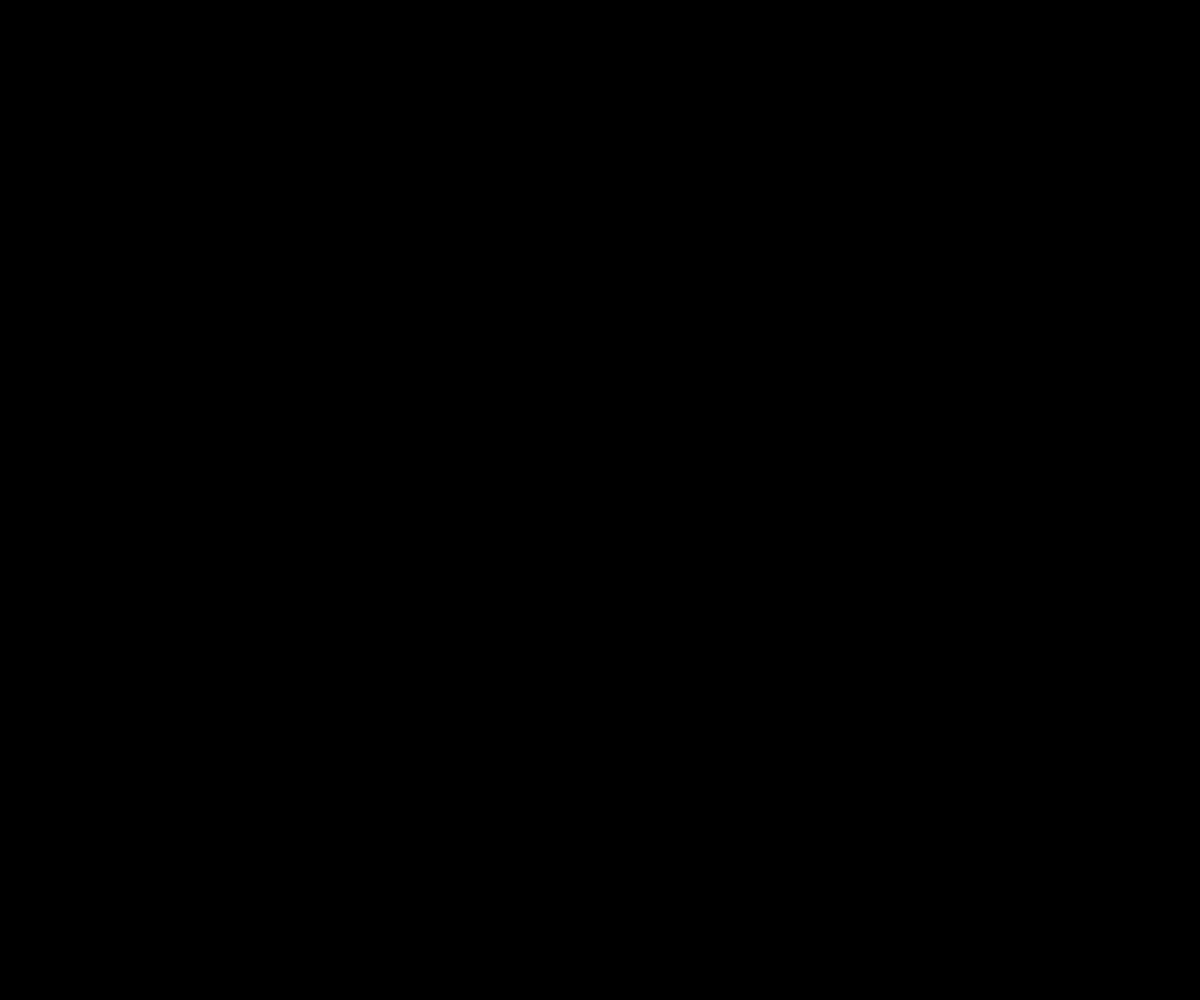
Frame 1 (no input)
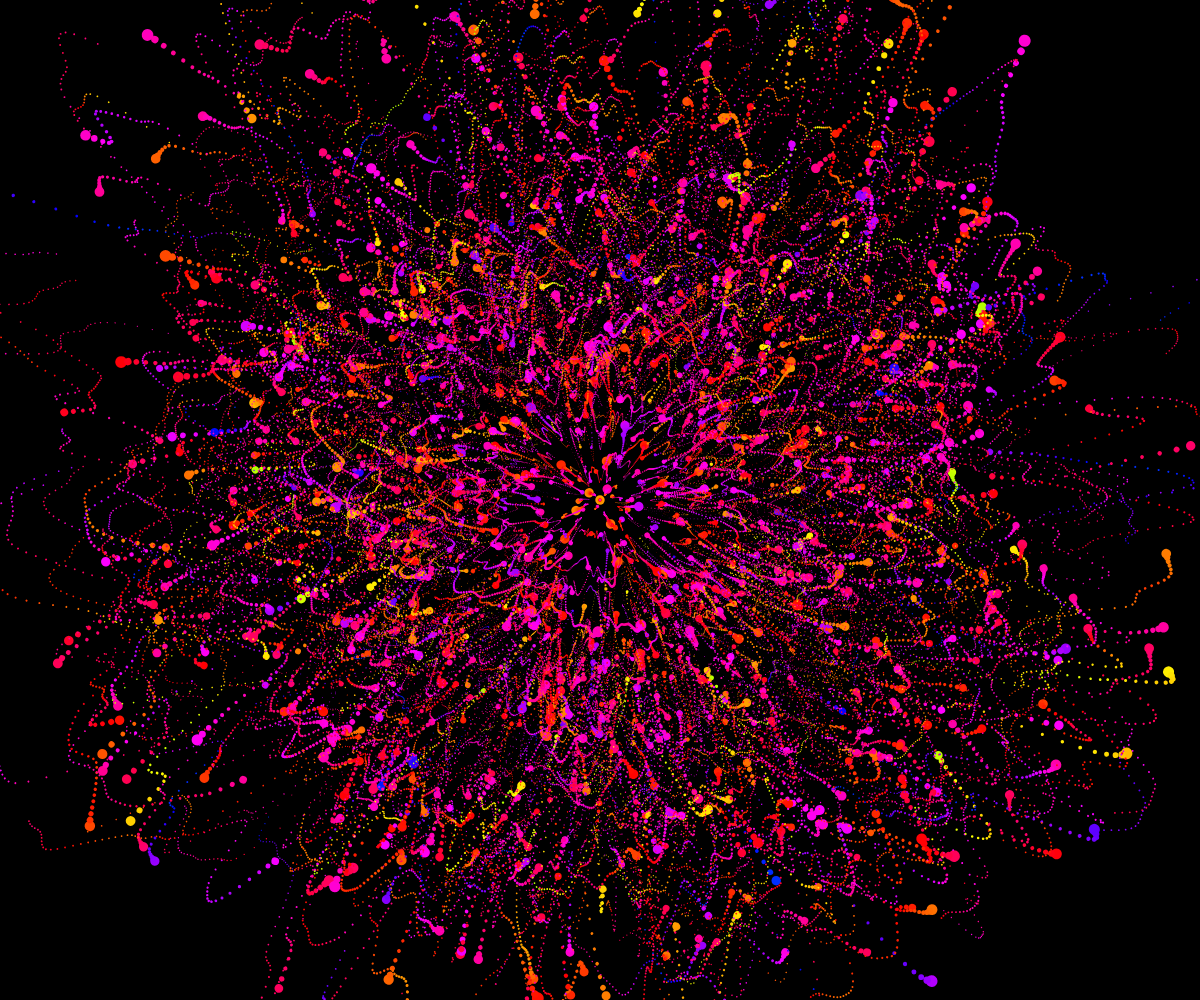
Frame 60 (no input)
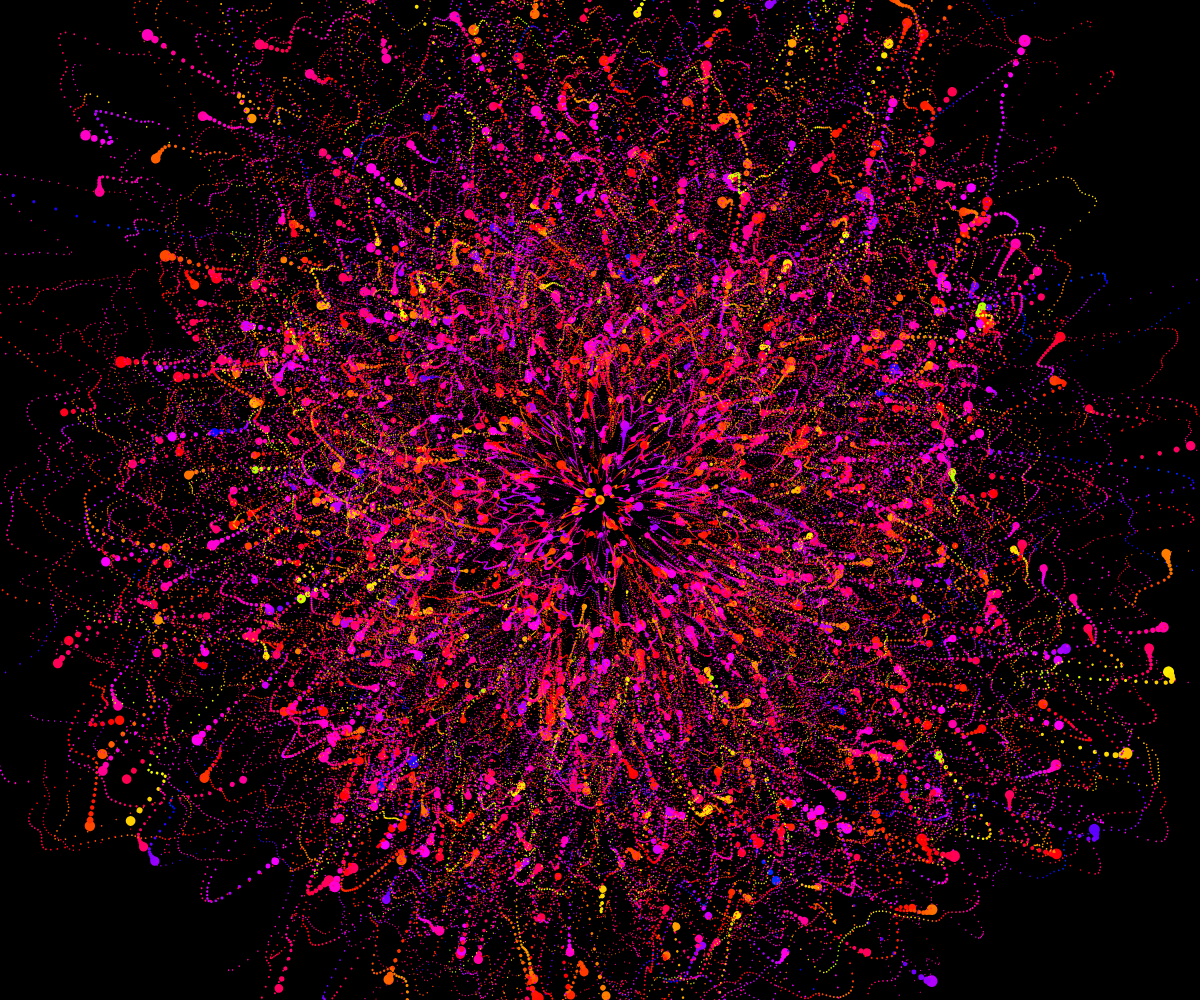
Frame 120 (the mouse pressed at the canvas centre since frame 60)

The p5.js sketch that drew these frames (run headless with seeded random() and noise() and a simulated clock; from frame 60 on, the mouse is pressed at the canvas centre):

// p5.js sketch
// ── sketch.js

function setup() {
	createCanvas(windowWidth, windowHeight);
	background(0);
	colorMode(HSB);
	noStroke()
}

function draw() {
	background(0,0.0005)
	translate(width/2,height/2)
	scale(2)
	// stroke(0)
	if (frameCount<500)
	for(var i=0;i<width/3;i+=10){
		for(var o=0;o<height/3;o+=10){
			push()
				rotate(i+o+frameCount*noise(i+o)/100)
				scale(noise(i*o+frameCount/50))
				fill( (noise((i+o*50)/500+frameCount/50)*300+200) % 360,100,100)
				ellipse(i,o,5/log(frameCount),5/log(frameCount))
			pop()
		}
	}
	// ellipse(mouseX, mouseY, 20, 20);
}
